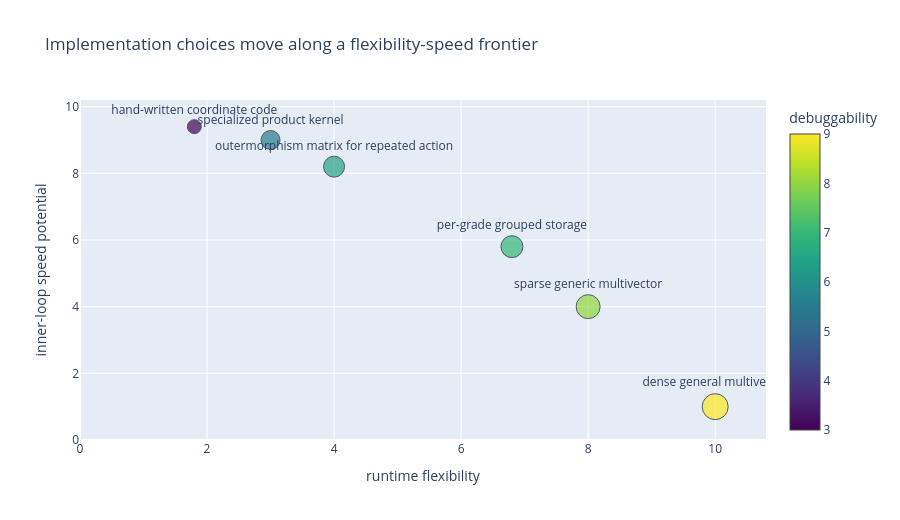

Here is the notebook cell this chart was saved with:
### Markdown cell above
## Constants, Output Types, And Readability

A specialized type can carry more than a storage layout. It can make source code more meaningful. A program that names a value `line`, `rotor`, or `normalized_flat_point` is easier to audit than one where everything is a generic `multivector`. The generator benefits too: the type name points to a coordinate mask, constant coordinates, and possible validity checks.

The output type is part of the generated result. In the example above, the product of the normalized flat-point stand-in and the dual-plane stand-in lands in a six-coordinate line-like type. A production generator would maintain a registry of such output types, choose an existing type when the active basis set matches, or create a new specialized type if the application needs one. That last step is not merely an optimization. It improves the next expression because the next expression now receives a narrower argument type.

The caveat is that output type inference has limits. If an operation's result depends on numeric values in a way the type cannot predict, the generator should not pretend otherwise. That is especially important for nonlinear algorithms such as meet, join, factorization, and general multivector inversion. The chapter's discipline is to specialize aggressively only when the algebraic contract supports it.

### Code cell
tradeoff_points = [
    {"name": "dense general multivector", "speed": 1.0, "flexibility": 10.0, "debuggability": 9.0},
    {"name": "sparse generic multivector", "speed": 4.0, "flexibility": 8.0, "debuggability": 8.0},
    {"name": "per-grade grouped storage", "speed": 5.8, "flexibility": 6.8, "debuggability": 7.0},
    {"name": "specialized product kernel", "speed": 9.0, "flexibility": 3.0, "debuggability": 5.5},
    {"name": "outermorphism matrix for repeated action", "speed": 8.2, "flexibility": 4.0, "debuggability": 6.5},
    {"name": "hand-written coordinate code", "speed": 9.4, "flexibility": 1.8, "debuggability": 3.0},
]
tradeoff_path = save_json(tradeoff_points, "data", "implementation-tradeoff-points.json")

fig_tradeoff = go.Figure(
    data=go.Scatter(
        x=[item["flexibility"] for item in tradeoff_points],
        y=[item["speed"] for item in tradeoff_points],
        mode="markers+text",
        text=[item["name"] for item in tradeoff_points],
        textposition="top center",
        marker=dict(
            size=[8 + 2 * item["debuggability"] for item in tradeoff_points],
            color=[item["debuggability"] for item in tradeoff_points],
            colorscale="Viridis",
            colorbar=dict(title="debuggability"),
            line=dict(color="#111827", width=1),
        ),
        hovertemplate="%{text}<br>flexibility: %{x}<br>speed: %{y}<extra></extra>",
    )
)
fig_tradeoff.update_layout(
    title="Implementation choices move along a flexibility-speed frontier",
    xaxis_title="runtime flexibility",
    yaxis_title="inner-loop speed potential",
    xaxis=dict(range=[0, 10.8]),
    yaxis=dict(range=[0, 10.2]),
    height=520,
)
tradeoff_plot_path = save_plot(fig_tradeoff, "plots", "tradeoff-map.html")
fig_tradeoff.show()
print(f"Tradeoff data written to {rel(tradeoff_path)}")
print(f"Tradeoff plot written to {rel(tradeoff_plot_path)}")

### Figure 1 — Plotly figure (JSON) as saved in the notebook; plotly's stock layout.template omitted (floating-point values rounded to 4 significant figures)
{"data": [{"hovertemplate": "%{text}<br>flexibility: %{x}<br>speed: %{y}<extra></extra>", "marker": {"color": [9.0, 8.0, 7.0, 5.5, 6.5, 3.0], "colorbar": {"title": {"text": "debuggability"}}, "colorscale": [[0.0, "#440154"], [0.1111, "#482878"], [0.2222, "#3e4989"], [0.3333, "#31688e"], [0.4444, "#26828e"], [0.5556, "#1f9e89"], [0.6667, "#35b779"], [0.7778, "#6ece58"], [0.8889, "#b5de2b"], [1.0, "#fde725"]], "line": {"color": "#111827", "width": 1}, "size": [26.0, 24.0, 22.0, 19.0, 21.0, 14.0]}, "mode": "markers+text", "text": ["dense general multivector", "sparse generic multivector", "per-grade grouped storage", "specialized product kernel", "outermorphism matrix for repeated action", "hand-written coordinate code"], "textposition": "top center", "type": "scatter", "x": [10.0, 8.0, 6.8, 3.0, 4.0, 1.8], "y": [1.0, 4.0, 5.8, 9.0, 8.2, 9.4]}], "layout": {"height": 520, "title": {"text": "Implementation choices move along a flexibility-speed frontier"}, "xaxis": {"range": [0, 10.8], "title": {"text": "runtime flexibility"}}, "yaxis": {"range": [0, 10.2], "title": {"text": "inner-loop speed potential"}}}}
